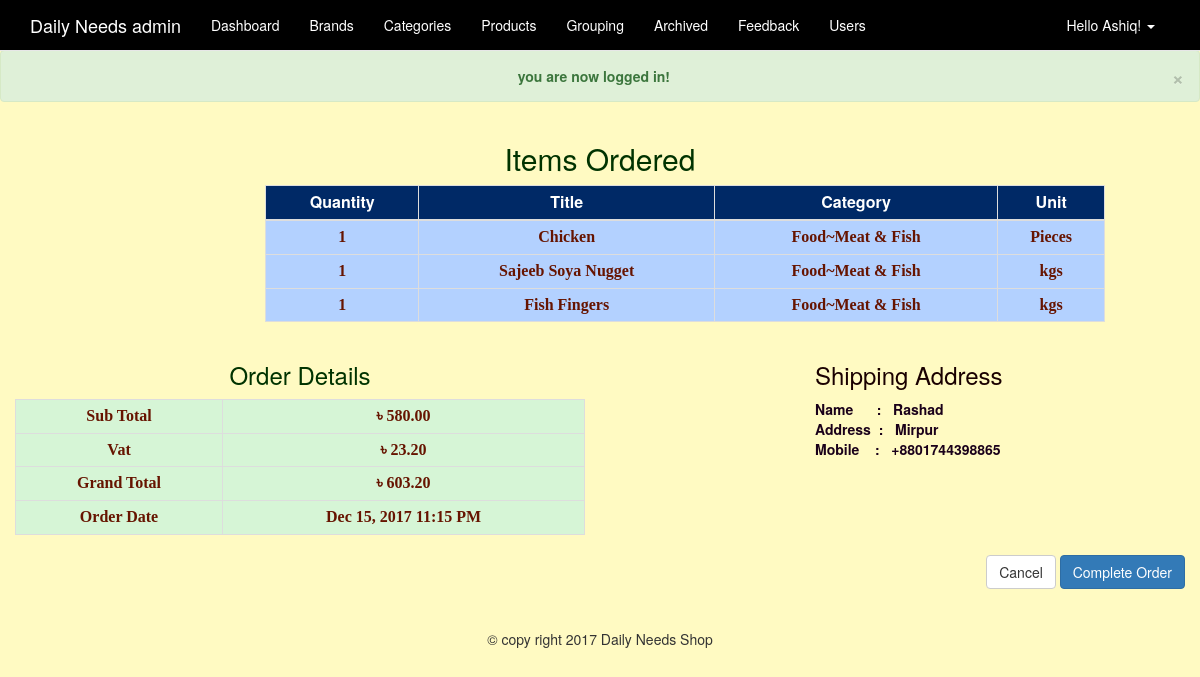
Screenshot of /admin/orders.php?txn_id=27 (signed in) with the database file from the repository.
### tables this page shows
CREATE TABLE IF NOT EXISTS `products` (
  `id` int(11) NOT NULL,
  `title` varchar(255) NOT NULL,
  `price` decimal(10,2) NOT NULL,
  `list_price` decimal(10,2) NOT NULL,
  `brand` int(11) NOT NULL,
  `categories` varchar(255) NOT NULL,
  `image` varchar(255) NOT NULL,
  `description` text NOT NULL,
  `featured` tinyint(4) NOT NULL DEFAULT '0',
  `sizes` text NOT NULL,
  `deleted` tinyint(4) NOT NULL DEFAULT '0',
  `u_Amount` varchar(255) NOT NULL,
  `grouping` int(255) NOT NULL
);

CREATE TABLE IF NOT EXISTS `categories` (
  `id` int(11) NOT NULL,
  `category` varchar(255) NOT NULL,
  `parent` int(11) NOT NULL DEFAULT '0'
);

CREATE TABLE IF NOT EXISTS `user_transactions` (
  `id` int(11) NOT NULL,
  `charge_id` varchar(255) NOT NULL,
  `cart_id` int(11) NOT NULL,
  `full_name` varchar(255) NOT NULL,
  `email` varchar(175) NOT NULL,
  `mobile` varchar(255) NOT NULL,
  `address` text NOT NULL,
  `sub_total` decimal(10,2) NOT NULL,
  `tax` decimal(10,2) NOT NULL,
  `grand_total` decimal(10,2) NOT NULL,
  `description` text NOT NULL,
  `txn_type` varchar(255) NOT NULL,
  `txn_date` datetime NOT NULL DEFAULT CURRENT_TIMESTAMP
);

### helpers/helpers.php (called while the page is built, shortened)
<?php
function sanitize($dirty)
{
  return htmlentities($dirty,ENT_QUOTES,"UTF-8");
}
function money($number)
{
  return '৳ '.number_format($number,2);
}
function pretty_date($date){
  return date("M d, Y h:i A",strtotime($date));
}

### admin/orders.php (the view, shortened to what this page needs)
<?php
require_once '../core/init.php';
include 'includes/head.php';
include 'includes/navigation.php';
$txn_id = sanitize((int)$_GET['txn_id']);
$txnQuery = $db->query("SELECT * FROM user_transactions WHERE id = '{$txn_id}'");
$txn = mysqli_fetch_assoc($txnQuery);
$cart_id = $txn['cart_id'];
$cartQ = $db->query("SELECT * FROM cart WHERE id = '{$cart_id}'");
$cart  = mysqli_fetch_assoc($cartQ);
$items = json_decode($cart['items'],true);
$idArray = array();
$products = array();
foreach($items as $item){
	$idArray[] = $item['id'];
}
$ids = implode(',',$idArray);
$productQ = $db->query("SELECT i.id as 'id',i.title as 'title',c.id as 'cid',c.category as 'child',p.category as 'parent' FROM products i LEFT JOIN categories c on i.categories = c.id LEFT JOIN categories p ON c.parent = p.id WHERE i.id IN ({$ids})");
while($p = mysqli_fetch_assoc($productQ)){
	foreach($items as $item){
		if($item['id'] == $p['id']){
			$x = $item;
			continue;
		}
	}
	$products[] = array_merge($x,$p);
}
?>
<h2 class="text-center" style="color: #003300;">Items Ordered</h2>
<table class="table table-bordered table-condensed table-striped" id="dtable4">
		<thead>
			<th>Quantity</th>
			<th>Title</th>
			<th>Category</th>
			<th>Unit</th>
		</thead>
		<tbody>
			<?php foreach($products as $product): ?>
			<tr>
				<td><?php echo $product['quantity'];?></td>
				<td><?php echo $product['title'];?></td>
				<td><?php echo $product['parent'].'~'.$product['child'];?></td>
				<td><?php echo $product['size'];?></td>
			</tr>
		<?php endforeach;?>
		</tbody>
</table>
<div class="row">
	<div class="col-md-6">
		<h3 class="text-center" style="color: #003300;">Order Details</h3>
		<table class="table table-bordered table-condensed table-striped" id="dtable5">
			<tbody>
				<tr>
					<td>Sub Total</td>
					<td><?php echo money($txn['sub_total']);?></td>
				</tr>
				<tr>
					<td>Vat</td>
					<td><?php echo money($txn['tax']);?></td>
				</tr>
				<tr>
					<td>Grand Total</td>
					<td><?php echo money($txn['grand_total']);?></td>
				</tr>
				<tr>
					<td>Order Date</td>
					<td><?php echo pretty_date($txn['txn_date']);?></td>
				</tr>
			</tbody>
		</table>
	</div>
	<div class="col-md-2"></div>
	<div class="col-md-4">
		<h3 style="color: #1a0000;">Shipping Address</h3>
		<address>
		<b><span style="color: #1a001a;"><?php echo "Name &nbsp&nbsp&nbsp&nbsp&nbsp: &nbsp&nbsp".$txn['full_name'];?></span></b><br>
		<b><span style="color: #1a001a;"><?php echo "Address &nbsp: &nbsp&nbsp".$txn['address'];?></span></b><br>
		<b><span style="color: #1a001a;"><?php echo "Mobile &nbsp&nbsp&nbsp: &nbsp&nbsp".$txn['mobile'];?></span></b><br>
		</address>
	</div>
</div>
<div class="pull-right">
	<a href="index.php" class="btn btn-large btn-default">Cancel</a>
	<a href="orders.php?complete=1&cart_id=<?php echo $cart_id;?>" class="btn btn-large btn-primary">Complete Order</a>
</div>
<?php include 'includes/footer.php'; ?>

### css/style.css (style rules this page uses)
body { padding-top: 50px; background-color:#fffac2; }

### css/dashboard.css (style rules this page uses)
#dtable4 { margin-left: 250px; text-align: center; width: 840px; }
#dtable4 thead th { text-align: center; background-color: #002966; color: #ffffff; }
#dtable4 tbody tr td { color: #661400; text-align: center; background-color: #b3d1ff; font-family: consolas; font-weight: bold; font-size: 16px; }
#dtable5 { text-align: center; }
#dtable5 tbody tr td { color: #661400; text-align: center; background-color: #d6f5d6; font-family: consolas; font-weight: bold; font-size: 16px; }

### admin/includes/head.php (style rules this page uses)
body { background-color:#fffac2; }

### rows the page displays
products: quantity "1", title "Chicken", categories.category "Food", categories.category "Meat & Fish", size "Pieces"
products: quantity "1", title "Sajeeb Soya Nugget", categories.category "Food", categories.category "Meat & Fish", size "kgs"
products: quantity "1", title "Fish Fingers", categories.category "Food", categories.category "Meat & Fish", size "kgs"
user_transactions: sub_total "৳ 580.00", tax "৳ 23.20", grand_total "৳ 603.20", txn_date "Dec 15, 2017 11:15 PM", full_name "Rashad", address "Mirpur", mobile "+8801744398865"

### other values shown
$_SESSION['success_flash'] "you are now logged in!"
$user_data['first'] "Ashiq"
